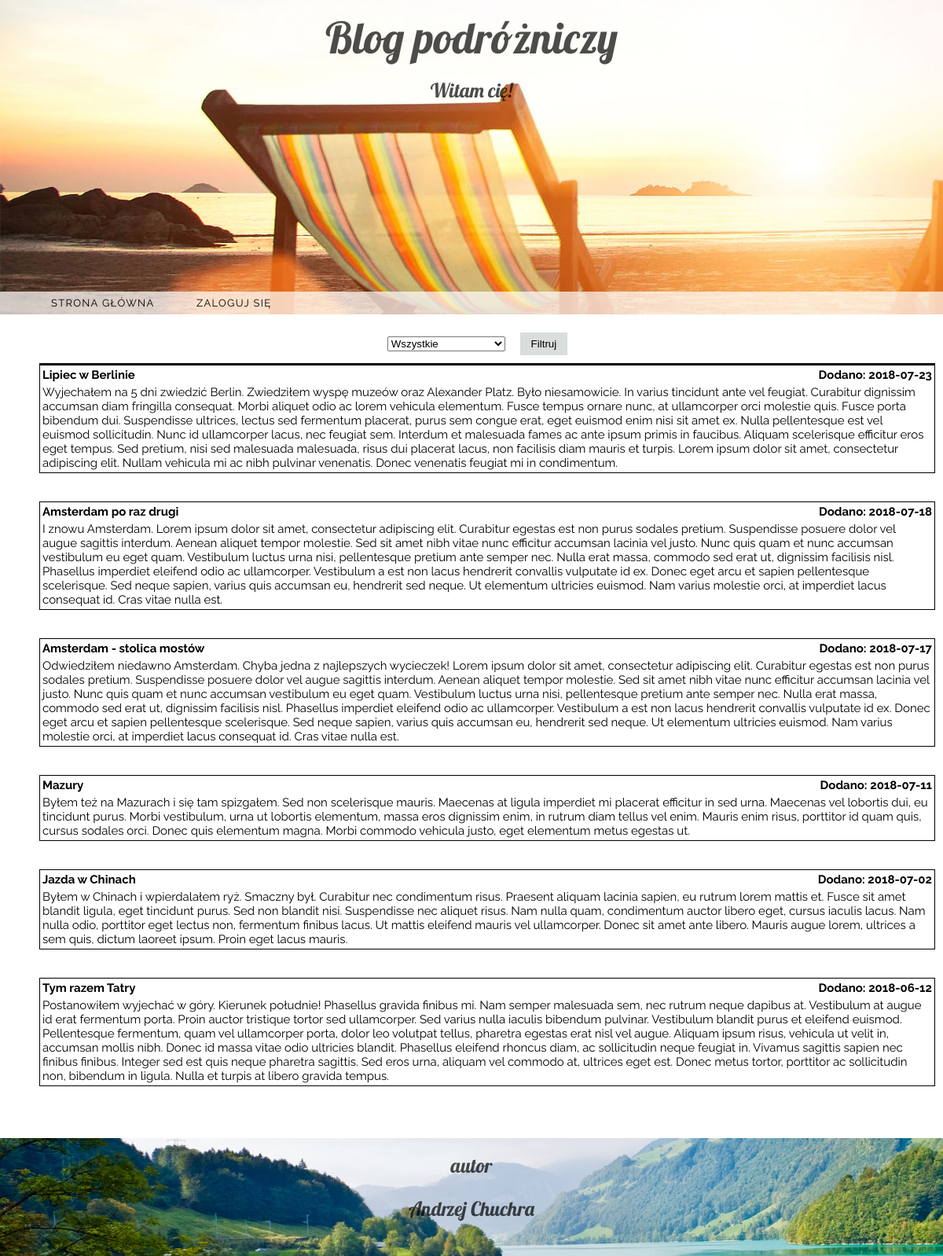
The page / on the database its author committed.
### tables this page shows
CREATE TABLE `wpisy` (
  `id` int(11) NOT NULL,
  `tytul` text NOT NULL,
  `kategoria` text NOT NULL,
  `tresc` text NOT NULL,
  `data` date NOT NULL
);

### dbconnect.php (called while the page is built, shortened)
<?php
	class DbConnect {
		public function connect(){
			$this->host= 'localhost';
			$this->user = 'root';
			$this->password = '';
			$this->database = 'blog';
			$db = new PDO("mysql:host=$this->host;dbname=$this->database;charset=utf8",
			$this->user,
			$this->password);
			return $db;
		}
	}

### dball.php (the view, shortened to what this page needs)
<?php
	class All extends DbConnect {
			public function getAll(){
				$pdo = "SELECT * FROM wpisy ORDER BY data DESC";
				$result = $this->connect()->query($pdo);
				$numRows = $result->rowCount();
				if($numRows>0){
					while($row = $result->fetch()){
						$data[] = $row;
				}
				return $data;
			}
			}
			public function showAll(){
				$datas = $this->getAll();
				foreach ($datas as $data){
					echo "<table><thead><tr><th class=\"thtytul\">{$data['tytul']}</th><th class=\"thdata\">Dodano: {$data['data']}</th></tr></thead>
								 <tbody><tr><td colspan=\"2\">{$data['tresc']}</td></tr></tbody></table>".'<br><br>';
				}
			}
	}

### index.php (shortened to what this page needs)
<!DOCTYPE HTML>
<html lang="pl">
<head>
	<link rel="stylesheet" type="text/css" href="style.css">
</head>
<body><div class="ctl">
		<header>
			<?php include 'loadheader.php';
					$head = new Head('Blog podróżniczy', 'Witam cię!');
					echo $head->getHeader();
			?>
		</header>
		<nav>
			<?php include 'loadnav.php';
					$nav = new Nav('Strona główna', 'Zaloguj się');
					echo $nav->getNav();
			?>
		</nav>
		<article>
			<form method="post" action="" class="filtr">
				<select class="wybor" name="choose">
					<option value="1" selected>Wszystkie</option>
				</select>
				<input type="submit" value="Filtruj">
			</form>
			<table class="wpisy">
				<?php
					include 'dbconnect.php';
					include 'dball.php';
					if(isset($_POST['choose'])){
						if($_POST['choose']=='1'){
							$show = new All();
							$show->getAll();
							$show->showAll();
						} else if ($_POST['choose']=='2'){
							$show = new Polska();
							$show->getPolska();
							$show->showPolska();
						} else if ($_POST['choose']=='3'){
							$show = new Europa();
							$show->getEuropa();
							$show->showEuropa();
						} else if ($_POST['choose']=='4'){
							$show = new Azja();
							$show->getAzja();
							$show->showAzja();	}
						else {
							$show = new All();
							$show->getAll();
							$show->showAll();
						}
					}
					else {
						$show = new All();
						$show->getAll();
						$show->showAll();
					}
				?>
				</table>
		</article></div>
		<footer>
			<?php
					$foot = new Head('autor', 'Andrzej Chuchra');
					echo $foot->getFooter();
			?>
		</footer>
		</body>
</html>

### loadheader.php
<?php
	class Head {
		protected $tresc;
		protected $strona;
		public function __construct($tresc, $strona){
			$this->tresc=($tresc);
			$this->strona=($strona);
		}
		public function getHeader(){
			return "<div class=\"header_tresc\">$this->tresc</div><div class=\"header_strona\">$this->strona</div>";
		}
		public function getFooter(){
			return "<div class=\"footer_tresc\">$this->tresc</div><div class=\"footer_strona\">$this->strona</div>";
		}
	}
?>

### loadnav.php (shortened to what this page needs)
<?php
	class Nav {
		protected $main_site;
		protected $log_in;
		public function __construct($main_site, $log_in){
			$this->main_site=$main_site;
			$this->log_in=$log_in;
		}
		public function getNav(){
			return "<ul class=\"navi\"><li><a href=\"index.php\">$this->main_site</a></li>
									   <li><a href=#>$this->log_in</a></li>";
		}
	}

### style.css (style rules this page uses)
html { overflow-y: scroll; }
html, body, div, span, footer, header, nav { margin:0; padding:0; border:0; outline:0; font-size:100%; background: transparent; font-family: 'Raleway', sans-serif; }
header { background-image: url("images/chairs.jpg"); height: 400px; background-repeat: no-repeat; background-size: auto; background-attachment: fixed; }
footer { background-image: url("images/footer.jpg"); height: 150px; bottom: 0; margin-top: 30px; }
.header_tresc { text-align:center; font-size: 55px; line-height: 95px; font-family: 'Lobster', cursive; opacity: 0.7; }
.header_strona, .footer_strona, .footer_tresc { text-align: center; line-height: 40px; font-size: 25px; font-family: 'Lobster', cursive; opacity: 0.7; }
.footer_tresc { padding: 15px; }
.navi { background-color: rgba(255,255,255,.7); color: white; list-style: none; letter-spacing: 0.1px; text-align: left; font-size: 13px; margin-top: -29px; }
.navi>li { display:inline-block; padding: 2px 20px 2px 20px; text-align: center; line-height: 15px; opacity: 1; }
.wybor { width: 150px; margin: 15px; }
.filtr { text-align: center; }
.thdata { text-align: right; }
article { text-align: left; margin-left: 50px; font-family: 'Raleway', sans-serif; font-size: 15px; margin-right: 50px; }
.ctl { min-height: 100vh; }
.navi>li>a { color: black; text-transform:uppercase; text-decoration: none; letter-spacing: .1em; display: inline-block; padding: 5px; position: relative; }
.navi>li>a:after { background: none repeat scroll 0 0 transparent; bottom: 0; content: ""; display: block; height: 1.3px; left: 0; position: absolute; background: black; transition: width 1s ease 0s, left 0.5s ease 0s; width: 0; }
table { border: 1px solid black; min-width: 95vw; }
input[type=submit] { background-color: #D9DDDC; border: none; color: black; text-decoration: none; cursor: pointer; padding: 7px 14px; transition: 0.3s; }

### rows shown on the page
wpisy: tytul "Lipiec w Berlinie", data "2018-07-23", tresc "Wyjechałem na 5 dni zwiedzić Berlin. Zwiedziłem wyspę muzeów oraz Alexander Platz. Było niesamowicie. In varius tincidunt ante vel feugiat. Curabitur dignissim accumsan diam fringilla consequat. Morbi aliquet odio ac lorem vehicula elementum. Fusce tempus ornare nunc, at ullamcorper orci molestie quis. Fusce porta bibendum dui. Suspendisse ultrices, lectus sed fermentum placerat, purus sem congue erat, eget euismod enim nisi sit amet ex. Nulla pellentesque est vel euismod sollicitudin. Nunc id ullamcorper lacus, nec feugiat sem. Interdum et malesuada fames ac ante ipsum primis in faucibus. Aliquam scelerisque efficitur eros eget tempus. Sed pretium, nisi sed malesuada malesuada, risus dui…"
wpisy: tytul "Amsterdam po raz drugi", data "2018-07-18", tresc "I znowu Amsterdam. Lorem ipsum dolor sit amet, consectetur adipiscing elit. Curabitur egestas est non purus sodales pretium. Suspendisse posuere dolor vel augue sagittis interdum. Aenean aliquet tempor molestie. Sed sit amet nibh vitae nunc efficitur accumsan lacinia vel justo. Nunc quis quam et nunc accumsan vestibulum eu eget quam. Vestibulum luctus urna nisi, pellentesque pretium ante semper nec. Nulla erat massa, commodo sed erat ut, dignissim facilisis nisl. Phasellus imperdiet eleifend odio ac ullamcorper. Vestibulum a est non lacus hendrerit convallis vulputate id ex. Donec eget arcu et sapien pellentesque scelerisque. Sed neque sapien, varius quis accumsan eu, hendrerit sed neque.…"
wpisy: tytul "Amsterdam - stolica mostów", data "2018-07-17", tresc "Odwiedziłem niedawno Amsterdam. Chyba jedna z najlepszych wycieczek! Lorem ipsum dolor sit amet, consectetur adipiscing elit. Curabitur egestas est non purus sodales pretium. Suspendisse posuere dolor vel augue sagittis interdum. Aenean aliquet tempor molestie. Sed sit amet nibh vitae nunc efficitur accumsan lacinia vel justo. Nunc quis quam et nunc accumsan vestibulum eu eget quam. Vestibulum luctus urna nisi, pellentesque pretium ante semper nec. Nulla erat massa, commodo sed erat ut, dignissim facilisis nisl. Phasellus imperdiet eleifend odio ac ullamcorper. Vestibulum a est non lacus hendrerit convallis vulputate id ex. Donec eget arcu et sapien pellentesque scelerisque. Sed neque…"
wpisy: tytul "Mazury", data "2018-07-11", tresc "Byłem też na Mazurach i się tam spizgałem. Sed non scelerisque mauris. Maecenas at ligula imperdiet mi placerat efficitur in sed urna. Maecenas vel lobortis dui, eu tincidunt purus. Morbi vestibulum, urna ut lobortis elementum, massa eros dignissim enim, in rutrum diam tellus vel enim. Mauris enim risus, porttitor id quam quis, cursus sodales orci. Donec quis elementum magna. Morbi commodo vehicula justo, eget elementum metus egestas ut."
wpisy: tytul "Jazda w Chinach", data "2018-07-02", tresc "Byłem w Chinach i wpierdalałem ryż. Smaczny był. Curabitur nec condimentum risus. Praesent aliquam lacinia sapien, eu rutrum lorem mattis et. Fusce sit amet blandit ligula, eget tincidunt purus. Sed non blandit nisi. Suspendisse nec aliquet risus. Nam nulla quam, condimentum auctor libero eget, cursus iaculis lacus. Nam nulla odio, porttitor eget lectus non, fermentum finibus lacus. Ut mattis eleifend mauris vel ullamcorper. Donec sit amet ante libero. Mauris augue lorem, ultrices a sem quis, dictum laoreet ipsum. Proin eget lacus mauris."
wpisy: tytul "Tym razem Tatry", data "2018-06-12", tresc "Postanowiłem wyjechać w góry. Kierunek południe! Phasellus gravida finibus mi. Nam semper malesuada sem, nec rutrum neque dapibus at. Vestibulum at augue id erat fermentum porta. Proin auctor tristique tortor sed ullamcorper. Sed varius nulla iaculis bibendum pulvinar. Vestibulum blandit purus et eleifend euismod. Pellentesque fermentum, quam vel ullamcorper porta, dolor leo volutpat tellus, pharetra egestas erat nisl vel augue. Aliquam ipsum risus, vehicula ut velit in, accumsan mollis nibh. Donec id massa vitae odio ultricies blandit. Phasellus eleifend rhoncus diam, ac sollicitudin neque feugiat in. Vivamus sagittis sapien nec finibus finibus. Integer sed est quis neque pharetra…"

### other values the page prints
$this->tresc "Blog podróżniczy"
$this->strona "Witam cię!"
$this->main_site "STRONA GŁÓWNA"
$this->log_in "ZALOGUJ SIĘ"
$this->tresc "autor"
$this->strona "Andrzej Chuchra"
